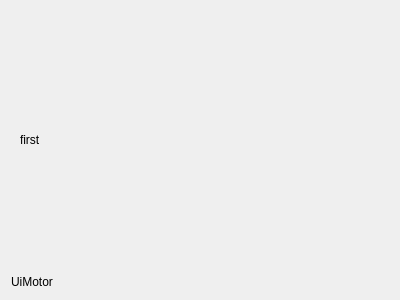
<?xml version="1.0" encoding="UTF-8"?>
<ui version="4.0">
 <class>UiMotor</class>
 <widget class="QWidget" name="UiMotor">
  <property name="geometry">
   <rect>
    <x>0</x>
    <y>0</y>
    <width>400</width>
    <height>300</height>
   </rect>
  </property>
  <property name="contextMenuPolicy">
   <enum>Qt::ActionsContextMenu</enum>
  </property>
  <property name="windowTitle">
   <string>Form</string>
  </property>
  <layout class="QVBoxLayout" name="verticalLayout">
   <item>
    <widget class="QStackedWidget" name="stackedWidget">
     <widget class="QWidget" name="page_ui">
      <layout class="QHBoxLayout" name="qmlHboxLayout">
       <item>
        <widget class="QLabel" name="label_2">
         <property name="text">
          <string>first</string>
         </property>
        </widget>
       </item>
      </layout>
     </widget>
     <widget class="QWidget" name="page_tree">
      <layout class="QVBoxLayout" name="verticalLayout_3">
       <item>
        <widget class="QLabel" name="label_3">
         <property name="text">
          <string>second</string>
         </property>
        </widget>
       </item>
       <item>
        <layout class="QVBoxLayout" name="verticalLayout_tree"/>
       </item>
      </layout>
     </widget>
    </widget>
   </item>
   <item>
    <widget class="QLabel" name="label">
     <property name="text">
      <string>UiMotor</string>
     </property>
    </widget>
   </item>
  </layout>
 </widget>
 <resources/>
 <connections/>
</ui>
